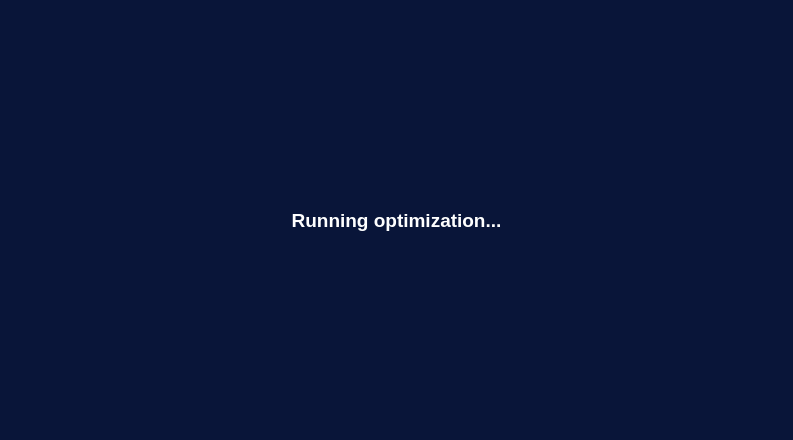
<?xml version="1.0" encoding="UTF-8"?>
<ui version="4.0">
 <class>LoadingScreen</class>
 <widget class="QWidget" name="LoadingScreen">
  <property name="geometry">
   <rect>
    <x>0</x>
    <y>0</y>
    <width>793</width>
    <height>440</height>
   </rect>
  </property>
  <property name="font">
   <font>
    <strikeout>false</strikeout>
    <stylestrategy>PreferDefault</stylestrategy>
    <kerning>true</kerning>
   </font>
  </property>
  <property name="windowTitle">
   <string>Form</string>
  </property>
  <property name="styleSheet">
   <string notr="true">QWidget {
    color: #ffffff;
}
.QWidget {
	margin: 5px;
}
QWidget#LoadingScreen{
background: qlineargradient(
        spread:pad,
        x1:0, y1:0,
        x2:1, y2:0,
        stop:0   #0C0C31,     
        stop:0.5 #06032E,     
        stop:1   #0C0C31     
    );	
}
QMainWindow {
background-color: #0C0C31;
}
.QWidget {
	background-color: #091539;
}
QPushButton {
	background-color: #43A499;
}
QLineEdit,  QGroupBox {
    background-color: #041c3d;
    color: #ffffff;
    border: 1px solid #2a628f;
    padding: 8px 4px;
    border-radius: 4px;
}
QPushButton {
    background: qlineargradient(
        spread:pad,
        x1:0, y1:0,
        x2:1, y2:0,
        stop:0 #51FCBB,
        stop:1 #4EE5D9
    );
    color: #000000;
    font-weight: bold;
    font-size: 14pt;
    border: none;
    border-radius: 5px;
    padding: 5px 15px;
	margin: 5px;
}

QPushButton:hover {
    background-color: #CBFEEF
}

QSlider::handle{
 background-color: #45CACB;
}

QSlider::handle:hover{
 background-color: #51FDBA;
}


QComboBox QAbstractItemView {
   background-color: #041c3d;
   color: #ffffff;
   border: 1px solid #2a628f;
   padding: 8px;
   border-radius: 4px;
   selection-background-color: #555;
   selection-color: #fff;
	outline: 0;
}

QComboBox QAbstractItemView::item:hover {
    background-color: #15415A;
	outline: 0;
}
QComboBox QAbstractItemView::item:selected {
    background-color: #15415A;
	outline: 0;
	
}

QRadioButton::hover {
color: #51FDBA;
}

QLabel#title1 {
	padding: 8px 16px
}
QLabel#title4 {
	margin: 8px 16px
}
QLabel#title3 {
	margin: 8px 16px
}


QSpinBox, QDateEdit, QTimeEdit, QComboBox{
    background-color: #041c3d;
    color: #ffffff;
    padding: 5px 15px;
}
QSpinBox:hover,
QDateEdit:hover,
QTimeEdit:hover,
QComboBox:hover {
    color: #51FDBA;
}
</string>
  </property>
  <layout class="QVBoxLayout" name="verticalLayout">
   <item>
    <widget class="QLabel" name="label">
     <property name="font">
      <font>
       <pointsize>14</pointsize>
       <bold>true</bold>
       <strikeout>false</strikeout>
       <stylestrategy>PreferDefault</stylestrategy>
       <kerning>true</kerning>
      </font>
     </property>
     <property name="styleSheet">
      <string notr="true"/>
     </property>
     <property name="text">
      <string>Running optimization...</string>
     </property>
     <property name="alignment">
      <set>Qt::AlignmentFlag::AlignCenter</set>
     </property>
    </widget>
   </item>
  </layout>
 </widget>
 <resources/>
 <connections/>
</ui>
